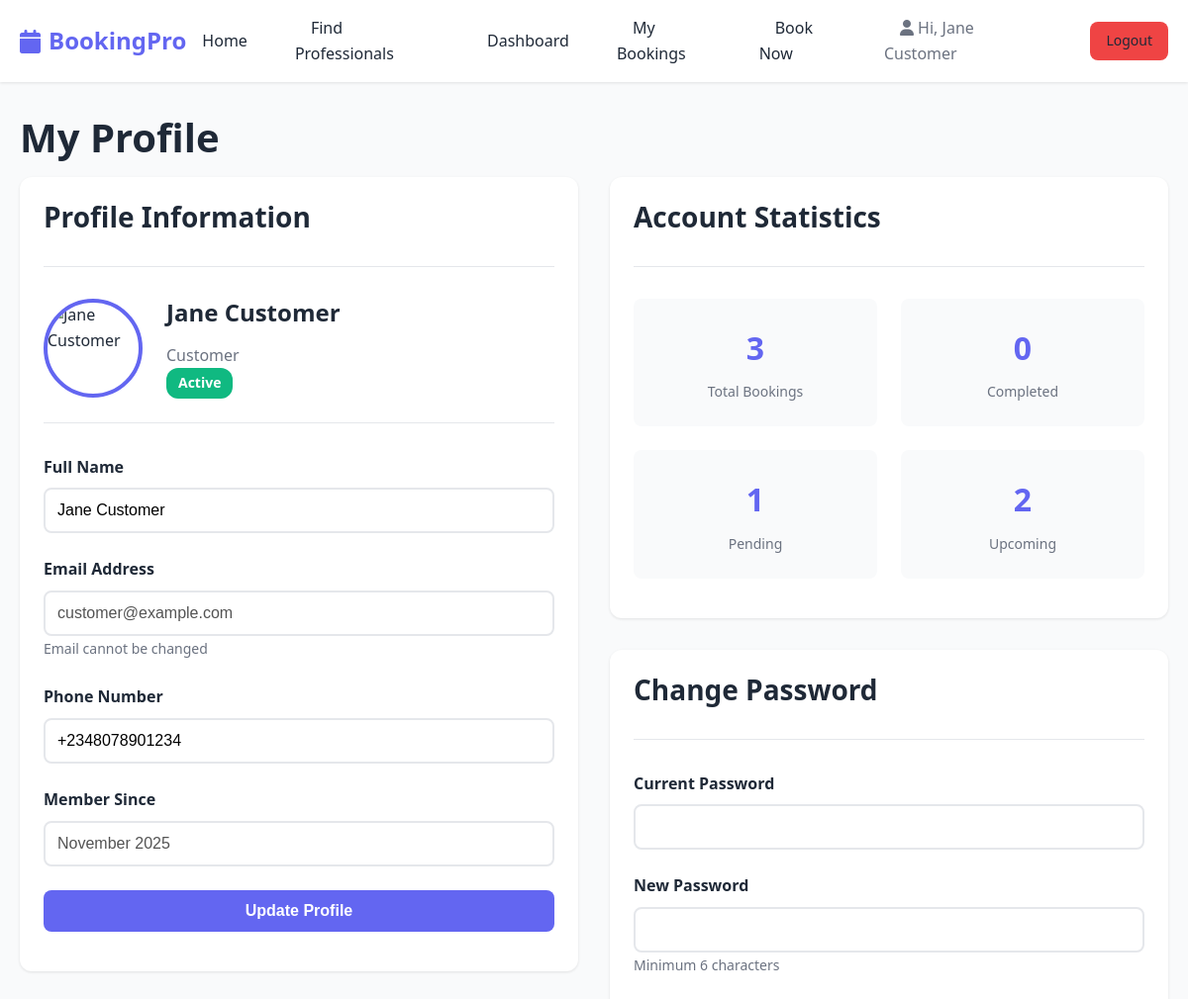
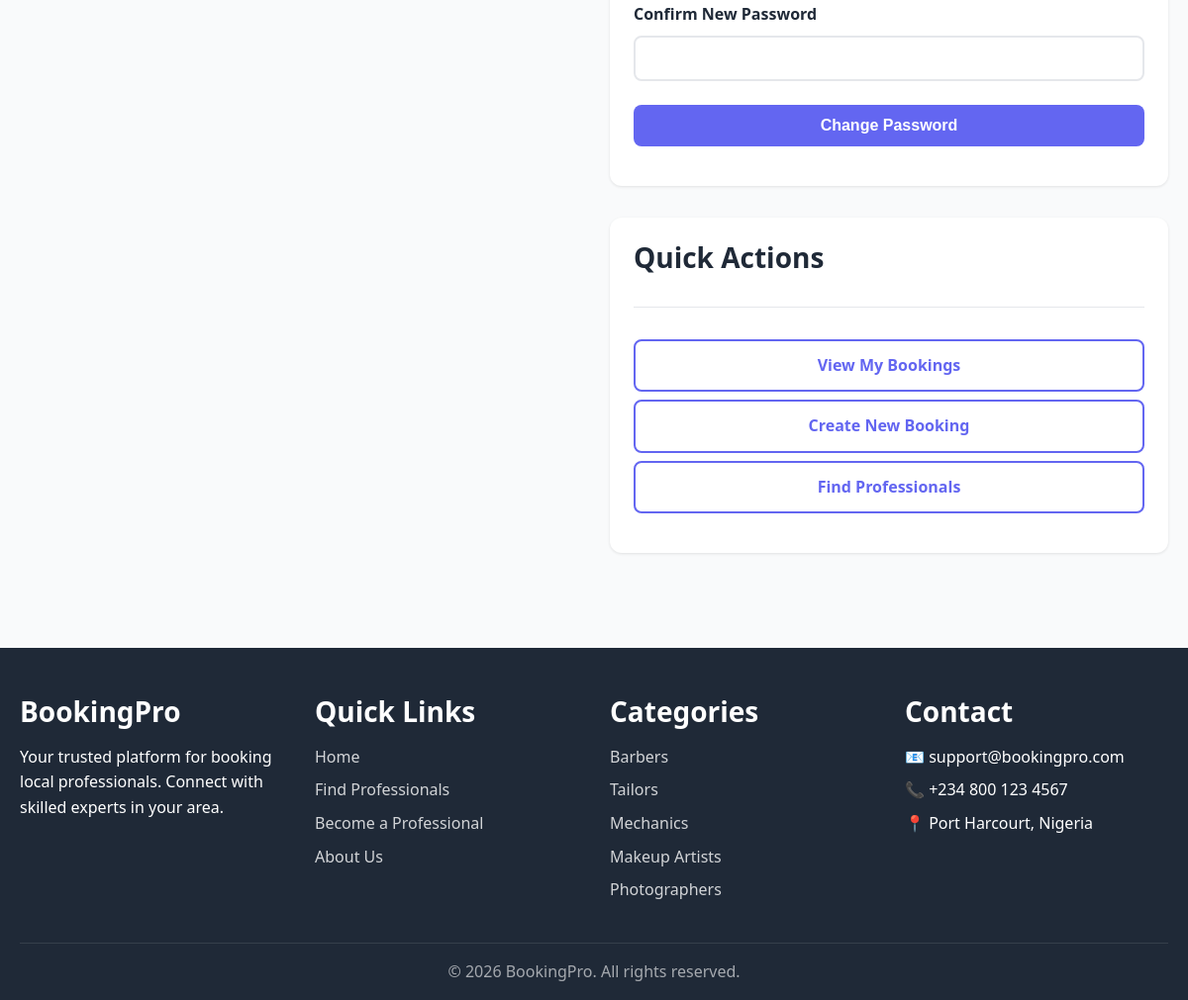
The page /customer/profile.php (signed in) on the database its author committed (2 pictures, top to bottom).
### tables this page shows
CREATE TABLE users (
    id INT AUTO_INCREMENT PRIMARY KEY,
    name VARCHAR(100) NOT NULL,
    email VARCHAR(100) UNIQUE NOT NULL,
    password VARCHAR(255) NOT NULL,
    role ENUM('customer', 'professional', 'admin') NOT NULL,
    phone VARCHAR(20),
    status ENUM('active', 'suspended', 'pending') DEFAULT 'active',
    created_at TIMESTAMP DEFAULT CURRENT_TIMESTAMP
);

### includes/functions.php (called while the page is built, shortened)
<?php
function isLoggedIn() {
    return isset($_SESSION['user_id']);
}
function hasRole($role) {
    return isset($_SESSION['user_role']) && $_SESSION['user_role'] === $role;
}
?>

### customer/profile.php (the view, shortened to what this page needs)
<?php
require_once '../includes/functions.php';
$userId = $_SESSION['user_id'];
$stmt = $conn->prepare("SELECT * FROM users WHERE id = ?");
$stmt->execute([$userId]);
$user = $stmt->fetch();
$stmt = $conn->prepare("SELECT
                        COUNT(*) as total,
                        SUM(CASE WHEN status = 'completed' THEN 1 ELSE 0 END) as completed,
                        SUM(CASE WHEN status = 'pending' THEN 1 ELSE 0 END) as pending,
                        SUM(CASE WHEN status = 'approved' THEN 1 ELSE 0 END) as upcoming
                        FROM bookings WHERE customer_id = ?");
$stmt->execute([$userId]);
$stats = $stmt->fetch();
include '../includes/header.php';
include '../includes/navbar.php';
?>
<div class="dashboard">
    <div class="container">
        <h1>My Profile</h1>
        <div class="grid grid-2" style="align-items: start;">
            <div class="card">
                <div class="card-header">
                    <h3>Profile Information</h3>
                </div>
                <div class="card-body">
                    <div class="profile-avatar-section">
                        <div class="profile-avatar-large">
                            <img src="<?php echo SITE_URL; ?>/assets/images/default-avatar.png"
                                 alt="<?php echo htmlspecialchars($user['name']); ?>">
                        </div>
                        <div>
                            <h4><?php echo htmlspecialchars($user['name']); ?></h4>
                            <p style="color: var(--gray-color);">Customer</p>
                            <span class="badge badge-success">Active</span>
                        </div>
                    </div>
                    <form method="POST" style="margin-top: 2rem;">
                        <div class="form-group">
                            <label class="form-label">Full Name</label>
                            <input type="text" name="name" class="form-control"
                                   value="<?php echo htmlspecialchars($user['name']); ?>" required>
                        </div>
                        <div class="form-group">
                            <label class="form-label">Email Address</label>
                            <input type="email" class="form-control"
                                   value="<?php echo htmlspecialchars($user['email']); ?>" disabled>
                            <small class="form-text">Email cannot be changed</small>
                        </div>
                        <div class="form-group">
                            <label class="form-label">Phone Number</label>
                            <input type="tel" name="phone" class="form-control"
                                   value="<?php echo htmlspecialchars($user['phone']); ?>" required>
                        </div>
                        <div class="form-group">
                            <label class="form-label">Member Since</label>
                            <input type="text" class="form-control"
                                   value="<?php echo date('F Y', strtotime($user['created_at'])); ?>" disabled>
                        </div>
                        <button type="submit" class="btn btn-primary btn-block">
                            Update Profile
                        </button>
                    </form>
                </div>
            </div>
            <div>
                <div class="card" style="margin-bottom: 2rem;">
                    <div class="card-header">
                        <h3>Account Statistics</h3>
                    </div>
                    <div class="card-body">
                        <div class="stats-grid">
                            <div class="stat-item">
                                <div class="stat-value"><?php echo $stats['total']; ?></div>
                                <div class="stat-label">Total Bookings</div>
                            </div>
                            <div class="stat-item">
                                <div class="stat-value"><?php echo $stats['completed']; ?></div>
                                <div class="stat-label">Completed</div>
                            </div>
                            <div class="stat-item">
                                <div class="stat-value"><?php echo $stats['pending']; ?></div>
                                <div class="stat-label">Pending</div>
                            </div>
                            <div class="stat-item">
                                <div class="stat-value"><?php echo $stats['upcoming']; ?></div>
                                <div class="stat-label">Upcoming</div>
                            </div>
                        </div>
                    </div>
                </div>
                <div class="card">
                    <div class="card-header">
                        <h3>Change Password</h3>
                    </div>
                    <div class="card-body">
                        <form method="POST" id="passwordForm">
                            <div class="form-group">
                                <label class="form-label">Current Password</label>
                                <input type="password" name="current_password" class="form-control" required>
                            </div>
                            <div class="form-group">
                                <label class="form-label">New Password</label>
                                <input type="password" name="new_password" class="form-control" required>
                                <small class="form-text">Minimum <?php echo MIN_PASSWORD_LENGTH; ?> characters</small>
                            </div>
                            <div class="form-group">
                                <label class="form-label">Confirm New Password</label>
                                <input type="password" name="confirm_password" class="form-control" required>
                            </div>
                            <button type="submit" class="btn btn-primary btn-block">
                                Change Password
                            </button>
                        </form>
                    </div>
                </div>
                <div class="card" style="margin-top: 2rem;">
                    <div class="card-header">
                        <h3>Quick Actions</h3>
                    </div>
                    <div class="card-body">
                        <div style="display: flex; flex-direction: column; gap: 0.5rem;">
                            <a href="bookings.php" class="btn btn-outline">View My Bookings</a>
                            <a href="booking_create.php" class="btn btn-outline">Create New Booking</a>
                            <a href="../public/professionals.php" class="btn btn-outline">Find Professionals</a>
                        </div>
                    </div>
                </div>
            </div>
        </div>
    </div>
</div>
<?php include '../includes/footer.php'; ?>

### includes/header.php (shortened to what this page needs)
<!DOCTYPE html>
<html lang="en">
<head>
    <link rel="stylesheet" href="<?php echo SITE_URL; ?>/assets/css/style.css">
    <link rel="stylesheet" href="/assets/css/style.css">
    <link rel="stylesheet" href="https://cdnjs.cloudflare.com/ajax/libs/font-awesome/6.4.0/css/all.min.css">
</head>
<body>

### includes/navbar.php (shortened to what this page needs)
<nav class="navbar">
    <div class="container">
        <a href="<?php echo SITE_URL; ?>/index.php" class="navbar-brand">
            <i class="fas fa-calendar"></i> BookingPro
        </a>
        <ul class="navbar-menu" id="navbar-menu">
            <li><a href="<?php echo SITE_URL; ?>/index.php">Home</a></li>
            <li><a href="<?php echo SITE_URL; ?>/public/professionals.php">Find Professionals</a></li>
            <?php if (isLoggedIn()): ?>
                <?php if (hasRole('customer')): ?>
                    <li><a href="<?php echo SITE_URL; ?>/customer/dashboard.php">Dashboard</a></li>
                    <li><a href="<?php echo SITE_URL; ?>/customer/bookings.php">My Bookings</a></li>
                    <li><a href="<?php echo SITE_URL; ?>/customer/booking_create.php">Book Now</a></li>
                <?php endif; ?>
                <li>
                    <span style="color: var(--gray-color); padding: 0.5rem 1rem;">
                        <i class="fas fa-user"></i> Hi, <?php echo htmlspecialchars($_SESSION['user_name']); ?>
                    </span>
                </li>
                <li><a href="<?php echo SITE_URL; ?>/auth/logout.php" class="btn btn-danger btn-sm">Logout</a></li>
            <?php else: ?>
                <li><a href="<?php echo SITE_URL; ?>/auth/login.php" class="btn btn-outline btn-sm">Login</a></li>
                <li><a href="<?php echo SITE_URL; ?>/auth/register.php" class="btn btn-primary btn-sm">Register</a></li>
            <?php endif; ?>
        </ul>
    </div>
</nav>

### includes/footer.php (shortened to what this page needs)
<footer class="footer">
    <div class="container">
        <div class="footer-content">
            <div class="footer-section">
                <h3>BookingPro</h3>
                <p>Your trusted platform for booking local professionals. Connect with skilled experts in your area.</p>
            </div>
            <div class="footer-section">
                <h3>Quick Links</h3>
                <ul>
                    <li><a href="<?php echo SITE_URL; ?>/index.php">Home</a></li>
                    <li><a href="<?php echo SITE_URL; ?>/public/professionals.php">Find Professionals</a></li>
                    <li><a href="<?php echo SITE_URL; ?>/auth/register.php">Become a Professional</a></li>
                    <li><a href="#">About Us</a></li>
                </ul>
            </div>
            <div class="footer-section">
                <h3>Categories</h3>
                <ul>
                    <li><a href="#">Barbers</a></li>
                    <li><a href="#">Tailors</a></li>
                    <li><a href="#">Mechanics</a></li>
                    <li><a href="#">Makeup Artists</a></li>
                    <li><a href="#">Photographers</a></li>
                </ul>
            </div>
            <div class="footer-section">
                <h3>Contact</h3>
                <ul>
                    <li>📧 support@bookingpro.com</li>
                    <li>📞 +234 800 123 4567</li>
                    <li>📍 Port Harcourt, Nigeria</li>
                </ul>
            </div>
        </div>
        <div class="footer-bottom">
            <p>&copy; <?php echo date('Y'); ?> BookingPro. All rights reserved.</p>
        </div>
    </div>
</footer>
</body>
</html>

### assets/css/style.css (style rules this page uses)
:root { --primary-color: #6366f1; --secondary-color: #8b5cf6; --success-color: #10b981; --danger-color: #ef4444; --warning-color: #f59e0b; --dark-color: #1f2937; --light-color: #f9fafb; --gray-color: #6b7280; --border-color: #e5e7eb; --shadow: 0 1px 3px 0 rgba(0, 0, 0, 0.1); --shadow-lg: 0 10px 15px -3px rgba(0, 0, 0, 0.1); --transition: all 0.3s ease; }
* { margin: 0; padding: 0; box-sizing: border-box; }
body { font-family: 'Segoe UI', Tahoma, Geneva, Verdana, sans-serif; line-height: 1.6; color: var(--dark-color); background-color: var(--light-color); }
h1, h2, h3, h4, h5, h6 { font-weight: 700; line-height: 1.2; margin-bottom: 1rem; color: var(--dark-color); }
h1 { font-size: 2.5rem; }
h3 { font-size: 1.75rem; }
h4 { font-size: 1.5rem; }
a { text-decoration: none; color: var(--primary-color); transition: var(--transition); }
.container { max-width: 1200px; margin: 0 auto; padding: 0 20px; }
.navbar { background: white; box-shadow: var(--shadow); position: sticky; top: 0; z-index: 1000; }
.navbar .container { display: flex; justify-content: space-between; align-items: center; padding: 1rem 20px; }
.navbar-brand { font-size: 1.5rem; font-weight: bold; color: var(--primary-color); display: flex; align-items: center; gap: 0.5rem; }
.navbar-menu { display: flex; list-style: none; gap: 2rem; align-items: center; }
.navbar-menu a { color: var(--dark-color); font-weight: 500; padding: 0.5rem 1rem; border-radius: 8px; transition: var(--transition); }
.navbar-menu .btn { margin-left: 1rem; }
.btn { display: inline-block; padding: 0.75rem 1.5rem; font-size: 1rem; font-weight: 600; text-align: center; border: none; border-radius: 8px; cursor: pointer; transition: var(--transition); text-decoration: none; }
.btn-primary { background-color: var(--primary-color); color: white; }
.btn-danger { background-color: var(--danger-color); color: white; }
.btn-outline { background-color: transparent; border: 2px solid var(--primary-color); color: var(--primary-color); }
.btn-block { display: block; width: 100%; }
.btn-sm { padding: 0.5rem 1rem; font-size: 0.875rem; }
.card { background: white; border-radius: 12px; padding: 1.5rem; box-shadow: var(--shadow); transition: var(--transition); animation: fadeInUp 0.6s ease-out; }
.card-header { border-bottom: 1px solid var(--border-color); padding-bottom: 1rem; margin-bottom: 1rem; }
.card-body { padding: 1rem 0; }
.grid { display: grid; gap: 2rem; }
.grid-2 { grid-template-columns: repeat(2, 1fr); }
.form-group { margin-bottom: 1.5rem; }
.form-label { display: block; margin-bottom: 0.5rem; font-weight: 600; color: var(--dark-color); }
.form-control { width: 100%; padding: 0.75rem; font-size: 1rem; border: 2px solid var(--border-color); border-radius: 8px; transition: var(--transition); background-color: white; }
.form-text { font-size: 0.875rem; color: var(--gray-color); margin-top: 0.25rem; }
.badge { display: inline-block; padding: 0.25rem 0.75rem; font-size: 0.875rem; font-weight: 600; border-radius: 12px; text-transform: capitalize; }
.badge-success { background-color: var(--success-color); color: white; }
.dashboard { padding: 2rem 0; min-height: calc(100vh - 200px); }
.footer { background-color: var(--dark-color); color: white; padding: 3rem 0 1rem; margin-top: 4rem; }
.footer-content { display: grid; grid-template-columns: repeat(auto-fit, minmax(250px, 1fr)); gap: 2rem; margin-bottom: 2rem; }
.footer-section h3 { color: white; margin-bottom: 1rem; }
.footer-section ul { list-style: none; }
.footer-section ul li { margin-bottom: 0.5rem; }
.footer-section a { color: rgba(255, 255, 255, 0.8); }
.footer-bottom { border-top: 1px solid rgba(255, 255, 255, 0.1); padding-top: 1rem; text-align: center; color: rgba(255, 255, 255, 0.6); }

### customer/profile.php (style rules this page uses)
.profile-avatar-section { display: flex; gap: 1.5rem; align-items: center; padding-bottom: 1.5rem; border-bottom: 1px solid var(--border-color); }
.profile-avatar-large { width: 100px; height: 100px; border-radius: 50%; overflow: hidden; border: 4px solid var(--primary-color); }
.profile-avatar-large img { width: 100%; height: 100%; object-fit: cover; }
.stats-grid { display: grid; grid-template-columns: repeat(2, 1fr); gap: 1.5rem; }
.stat-item { text-align: center; padding: 1.5rem; background: var(--light-color); border-radius: 8px; }
.stat-value { font-size: 2rem; font-weight: bold; color: var(--primary-color); margin-bottom: 0.5rem; }
.stat-label { color: var(--gray-color); font-size: 0.875rem; }

### rows shown on the page
users: name "Jane Customer", email "customer@example.com", phone "+2348078901234", created_at "November 2025"

### other values the page prints
$_SESSION['user_name'] "Jane Customer"
$stats['total'] "3"
$stats['completed'] "0"
$stats['pending'] "1"
$stats['upcoming'] "2"
MIN_PASSWORD_LENGTH "6"
